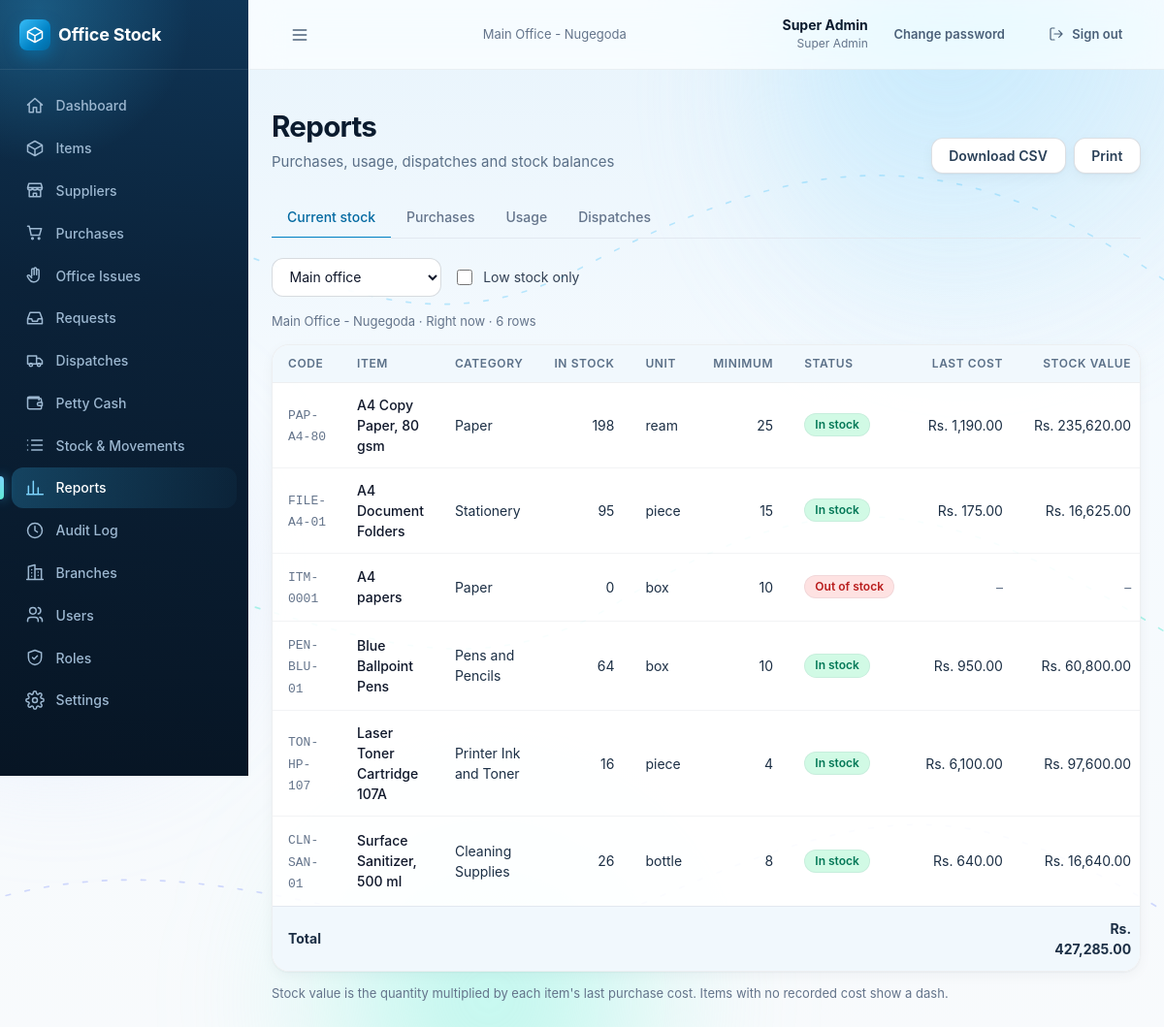
Page /reports/ (signed in) on the committed database.
### accounts/models.py (models this page shows, shortened)
class User(AbstractBaseUser):
    name = models.CharField(max_length=120)
    email = models.EmailField(unique=True)
    role = models.CharField(max_length=40)
    permissions = models.JSONField(null=True, blank=True, default=None)
    branch = models.ForeignKey(Branch, on_delete=models.PROTECT, related_name='users')
    active = models.BooleanField(default=True)
    failed_logins = models.PositiveSmallIntegerField(default=0)
    locked_until = models.DateTimeField(null=True, blank=True)
    created_at = models.DateTimeField(auto_now_add=True)
    updated_at = models.DateTimeField(auto_now=True)
    USERNAME_FIELD = 'email'
    REQUIRED_FIELDS = ['name']
    objects = UserManager()
    class Meta:
        ordering = ['name']
    @property
    def role_def(self):
        if not hasattr(self, '_role_def'):
            if self.role == SUPER_ADMIN_ROLE['key']:
                self._role_def = SUPER_ADMIN_ROLE
            else:
                r = Role.objects.filter(key=self.role).first()
                self._role_def = r.as_def() if r else None
        return self._role_def
    @property
    def role_name(self):
        return (self.role_def or {}).get('name') or self.role

class Branch(models.Model):
    name = models.CharField(max_length=120)
    code = models.CharField(max_length=10, unique=True)
    type = models.CharField(max_length=10, choices=[(BRANCH_TYPES.MAIN, 'Main office'), (BRANCH_TYPES.BRANCH, 'Branch')],
                            default=BRANCH_TYPES.BRANCH)
    address = models.CharField(max_length=250, blank=True, default='')
    phone = models.CharField(max_length=40, blank=True, default='')
    active = models.BooleanField(default=True)
    created_at = models.DateTimeField(auto_now_add=True)
    updated_at = models.DateTimeField(auto_now=True)
    class Meta:
        ordering = ['type', 'name']
        constraints = [
            models.UniqueConstraint(fields=['type'], condition=models.Q(type=BRANCH_TYPES.MAIN), name='one_main_office'),
        ]

### catalog/models.py (models this page shows, shortened)
class Item(models.Model):
    code = models.CharField(max_length=20, unique=True)
    name = models.CharField(max_length=160)
    category = models.ForeignKey(Category, on_delete=models.PROTECT, related_name='items')
    unit = models.CharField(max_length=30)  # e.g. ream, box, piece
    min_stock = models.PositiveIntegerField(default=0)
    last_unit_cost = models.DecimalField(max_digits=12, decimal_places=2, null=True, blank=True,
                                         validators=[MinValueValidator(Decimal('0'))])
    active = models.BooleanField(default=True)
    created_at = models.DateTimeField(auto_now_add=True)
    updated_at = models.DateTimeField(auto_now=True)
    class Meta:
        ordering = ['name']

class Category(models.Model):
    name = models.CharField(max_length=80, unique=True)
    created_at = models.DateTimeField(auto_now_add=True)
    updated_at = models.DateTimeField(auto_now=True)
    class Meta:
        ordering = ['name']
        verbose_name_plural = 'categories'

### reports/views.py (the view)
# urls.py: urlpatterns = [path('', views.index, name='index')]
@permission_required('reports.view')
def index(request):
    user = request.user
    g = request.GET
    branch_side = is_branch_side(user)
    module_on = Setting.get().branch_module_enabled
    tabs = {k: v for k, v in services.REPORTS.items() if module_on or not v.get('needs_branch_module')}
    rtype = g.get('type') if g.get('type') in tabs else 'balances'
    meta = tabs[rtype]
    today = timezone.localdate()
    if 'from' in g or 'to' in g:
        f, t = g.get('from', ''), g.get('to', '')
    else:
        f, t = month_range(today)[0].isoformat(), today.isoformat()
    rng = parse_range(f, t) if meta['dated'] else {'from': None, 'to': None}
    problem = rng.get('problem')
    own_branch = user.branch_id if branch_side else None
    opts = services.filter_options(own_branch)
    result, scope, error = None, '', problem
    if not problem:
        if rtype == 'balances':
            branch = user.branch if branch_side else (Branch.objects.filter(pk=_int(g.get('branch')), active=True).first()
                                                       if _int(g.get('branch')) else get_main_branch())
            if not branch:
                error = 'No main office exists. Run the seed command first' if not g.get('branch') else 'Choose a valid branch'
            else:
                result, scope = services.stock_report(branch, low_only=g.get('low') == '1'), branch.name
        elif rtype == 'purchases':
            result = services.purchases_report(rng, branch_id=own_branch, supplier_id=None if branch_side else _int(g.get('supplier')),
                                               by=g.get('by', 'supplier'))
            scope = user.branch.name if branch_side else 'All purchases'
        elif rtype == 'usage':
            result = services.usage_report_data(rng, branch_id=own_branch, department=g.get('department', ''), by=g.get('by', 'item'))
            scope = user.branch.name if branch_side else 'All issues'
        else:
            dest = own_branch if branch_side else _int(g.get('destination'))
            result = services.dispatches_report(rng, destination_id=dest)
            scope = user.branch.name if branch_side else 'All branches'
    if result is not None and g.get('format') == 'csv':
        resp = HttpResponse(to_csv(result['columns'], result['rows'], result['totals']), content_type='text/csv; charset=utf-8')
        resp['Content-Disposition'] = f'attachment; filename="{rtype}-report-{today.isoformat()}.csv"'
        return resp
    if meta['dated']:
        period = (f'{rng["from"].strftime("%d %b %Y") if rng.get("from") else "The start"} to '
                  f'{rng["to"].strftime("%d %b %Y") if rng.get("to") else "today"}') if (f or t) else 'All time'
    else:
        period = 'Right now'
    columns = result['columns'] if result else []
    rows = [{'cells': [{'col': c, 'value': r.get(c['key'])} for c in columns]} for r in result['rows']] if result else []
    totals = result['totals'] if result else {}
    ranges = quick_ranges(today)
    ctx = {
        'tabs': tabs, 'rtype': rtype, 'meta': meta, 'f': {'from': f, 'to': t, 'branch': g.get('branch', ''), 'low': g.get('low') == '1',
               'supplier': g.get('supplier', ''), 'by': g.get('by', ''), 'department': g.get('department', ''),
               'destination': g.get('destination', '')},
        'opts': opts, 'error': error, 'result': result, 'columns': columns, 'rows': rows, 'totals': totals,
        'total_cells': [{'col': c, 'first': i == 0, 'has': c['key'] in totals, 'value': totals.get(c['key'])} for i, c in enumerate(columns)],
        'scope': scope, 'period': period, 'quick': [('This month', *ranges['month']), ('Last month', *ranges['last_month']),
                                                    ('This year', *ranges['year']), ('All time', *ranges['all'])],
        'branch_side': branch_side, 'printed': timezone.localtime().strftime('%d/%m/%Y %H:%M'),
        'other_branches': [b for b in opts['branches'] if b.type != 'main'],
    }
    return render(request, 'reports/index.html', ctx)

### core/context_processors.py (called while the page is built)
def app(request):
    ctx = {}
    user = getattr(request, 'user', None)
    if user is None or not user.is_authenticated:
        return ctx
    settings = Setting.get()
    ctx['app_settings'] = settings
    perms = getattr(request, 'perms', [])
    nav = []
    path = request.path
    for n in visible_nav(user, perms, settings.branch_module_enabled):
        try:
            url = reverse(n['url'])
        except NoReverseMatch:
            continue
        active = path == url if n.get('exact') else path.startswith(n['match'])
        nav.append({**n, 'href': url, 'active': active})
    ctx.update({
        'nav': nav,
        'perm': {p.replace('.', '_'): (p in perms) for p in ALL_PERMISSIONS},
        'is_branch_side': side_of(user) == 'branch',
        'is_super_admin': user.role == 'super_admin',
    })
    return ctx

### core/models.py (called while the page is built)
    @classmethod
    def get(cls):
        obj = cls.objects.filter(key='app').first()
        if obj:
            return obj
        try:
            with transaction.atomic():
                return cls.objects.create(key='app')
        except IntegrityError:
            return cls.objects.get(key='app')

### core/permissions.py (called while the page is built)
def side_of(user, role_def=None):
    role_def = role_def if role_def is not None else getattr(user, 'role_def', None)
    return (role_def or {}).get('side') or SIDES.MAIN

def is_branch_side(user, role_def=None):
    return side_of(user, role_def) == SIDES.BRANCH

def effective_permissions(user, role_def=None):
    if user.role == ROLES.SUPER_ADMIN:
        return list(ALL_PERMISSIONS)
    if isinstance(user.permissions, (list, tuple)):
        return list(user.permissions)
    role_def = role_def if role_def is not None else getattr(user, 'role_def', None)
    return list((role_def or {}).get('permissions') or [])

def has_any(user, perms):
    have = effective_permissions(user)
    return any(p in have for p in perms)

def visible_nav(user, permissions, branch_module_enabled):
    out = []
    for n in NAV_ITEMS:
        if n.get('branch_side') and not branch_module_enabled:
            continue
        if n.get('roles'):
            if user.role not in n['roles']:
                continue
        elif n.get('perms'):
            if not any(p in permissions for p in n['perms']):
                continue
        out.append(n)
    return out

### core/rules/purchase_rules.py (called while the page is built)
def round2(value):
    return Decimal(value).quantize(_CENT, rounding=ROUND_HALF_UP)

### core/rules/report_rules.py (called while the page is built)
def _name_key(row):
    return str(row.get('name') or row.get('supplier') or row.get('department') or '').lower()

### reports/templates/reports/index.html (shortened to what this page needs)
{% extends "base.html" %}
{% load ui %}
{% block content %}
<div class="page-header">
  <div><h1>Reports</h1><p>Purchases, usage, dispatches and stock balances</p></div>
  {% if result and result.rows %}
  <div class="no-print" style="display:flex;gap:.5rem">
    <a class="btn btn-secondary" href="{% qs format='csv' %}">Download CSV</a>
    <button class="btn btn-secondary" type="button" onclick="window.print()">Print</button>
  </div>{% endif %}
</div>
<div class="no-print" style="display:flex;overflow-x:auto;border-bottom:1px solid var(--s200);margin-bottom:1.25rem">
  {% for key, t in tabs.items %}
    <a href="?type={{ key }}" class="{% if key == rtype %}on{% endif %}" style="white-space:nowrap;padding:.625rem 1rem;font-size:.875rem;font-weight:500;margin-bottom:-1px;border-bottom:2px solid {% if key == rtype %}var(--brand-600,#4f46e5){% else %}transparent{% endif %};color:{% if key == rtype %}var(--brand-700,#4338ca){% else %}var(--s500){% endif %}">{{ t.label }}</a>
  {% endfor %}
</div>
<form method="get" class="no-print stack" style="margin-bottom:1rem">
  <div style="display:flex;flex-wrap:wrap;align-items:center;gap:.75rem">
    {% if rtype == 'balances' %}
      {% if other_branches %}<select name="branch" aria-label="Branch" style="width:auto" onchange="this.form.submit()"><option value="">Main office</option>
        {% for b in other_branches %}<option value="{{ b.pk }}" {% if f.branch == b.pk|stringformat:"s" %}selected{% endif %}>{{ b.name }}</option>{% endfor %}</select>{% endif %}
      <label class="check"><input type="checkbox" name="low" value="1" {% if f.low %}checked{% endif %} onchange="this.form.submit()"> Low stock only</label>
    {% elif rtype == 'dispatches' and other_branches %}
      <select name="destination" aria-label="Branch" style="width:auto" onchange="this.form.submit()"><option value="">All branches</option>
        {% for b in other_branches %}<option value="{{ b.pk }}" {% if f.destination == b.pk|stringformat:"s" %}selected{% endif %}>{{ b.name }}</option>{% endfor %}</select>
    {% endif %}
  </div>
</form>
{% if result %}
  {% if not rows %}
    <div class="card empty"><h3>Nothing to report</h3><p>{% if meta.dated %}No records in this period. Try a wider date range.{% else %}There are no items to show.{% endif %}</p></div>
  {% else %}
    <p class="no-print small muted">{{ scope }} · {{ period }} · {{ rows|length|plural:"row" }}</p>
    <div class="card table-wrap"><table class="data">
      <thead><tr>{% for c in columns %}<th class="{% if c.type == 'number' or c.type == 'money' %}num{% endif %}">{{ c.label }}</th>{% endfor %}</tr></thead>
      <tbody>{% for r in rows %}<tr>{% for cell in r.cells %}
        <td class="{% if cell.col.type == 'number' or cell.col.type == 'money' %}num nowrap{% endif %}{% if cell.col.key == 'name' or cell.col.key == 'supplier' or cell.col.key == 'department' %} strong{% endif %}">{% report_cell cell.col cell.value %}</td>{% endfor %}</tr>{% endfor %}</tbody>
      {% if totals %}<tfoot><tr style="font-weight:600">{% for t in total_cells %}
        <td class="{% if t.col.type == 'number' or t.col.type == 'money' %}num{% endif %}">{% if t.first %}Total{% elif t.has %}{% report_cell t.col t.value %}{% endif %}</td>{% endfor %}</tr></tfoot>{% endif %}
    </table></div>
    {% if rtype == 'balances' %}<p class="small muted">Stock value is the quantity multiplied by each item's last purchase cost. Items with no recorded cost show a dash.</p>
    {% elif rtype == 'purchases' %}<p class="small muted">Cancelled purchases are left out. "Received value" counts only what has actually arrived.</p>
    {% elif rtype == 'usage' %}<p class="small muted">Cancelled issues are left out. Quantities are not added together because the units differ.</p>{% endif %}
  {% endif %}
{% endif %}
{% endblock %}

### templates/base.html (shortened to what this page needs)
{% load static ui %}<!doctype html>
<html lang="en">
<head>
  <link rel="stylesheet" href="{% static 'css/app.css' %}">
  <link rel="stylesheet" href="{% static 'css/premium.css' %}">
</head>
<body>
<div class="ambient" aria-hidden="true">
  <span class="blob b1" data-parallax="0.10"><i></i></span>
  <span class="blob b2" data-parallax="-0.07"></span>
  <span class="blob b3" data-parallax="0.05"><i></i></span>
</div>
<div class="shell">
  <aside class="sidebar" id="sidebar">
    <div class="brand"><div class="brand-mark">{% icon 'box' %}</div><span class="brand-name">Office Stock</span></div>
    <nav class="nav" aria-label="Main">
      {% for n in nav %}<a href="{{ n.href }}" class="{% if n.active %}active{% endif %}">{% icon n.icon %}{{ n.label }}</a>{% endfor %}
    </nav>
  </aside>
  <div class="main-col">
    <header class="topbar">
      <button class="btn btn-ghost menu-btn" type="button" data-nav-open aria-label="Open menu">{% icon 'menu' %}</button>
      <div class="branch-name muted small">{{ request.user.branch.name }}</div>
      <div class="topbar-right">
        <div class="who"><b>{{ request.user.name }}</b><span>{{ request.user.role_name }}</span></div>
        <a class="btn btn-ghost btn-sm" href="{% url 'accounts:change_password' %}">Change password</a>
        <form method="post" action="{% url 'accounts:logout' %}" class="inline">{% csrf_token %}
          <button class="btn btn-ghost btn-sm" type="submit">{% icon 'logout' 'icon icon-sm' %}<span class="hide-sm">Sign out</span></button>
        </form>
      </div>
    </header>
    <main class="content">
      {% block content %}{% endblock %}
    </main>
  </div>
</div>
</body>
</html>

### rows in the picture
User: user.branch.name "Main Office - Nugegoda", user.name "Super Admin", user.role_name "Super Admin"
Branch: name "Main Office - Nugegoda"
Item: code "PAP-A4-80" "A4 Copy Paper, 80 gsm" "ream" "Rs. 1,190.00"
Category: name "Paper" "Paper"
Item: code "FILE-A4-01" "A4 Document Folders" "piece" "Rs. 175.00"
Category: name "Stationery"
Item: code "ITM-0001" "A4 papers" "box"
Item: code "PEN-BLU-01" "Blue Ballpoint Pens" "box" "Rs. 950.00"
Category: name "Pens and Pencils"
Item: code "TON-HP-107" "Laser Toner Cartridge 107A" "piece" "Rs. 6,100.00"
Category: name "Printer Ink and Toner"
Item: code "CLN-SAN-01" "Surface Sanitizer, 500 ml" "bottle" "Rs. 640.00"
Category: name "Cleaning Supplies"

### other values in the picture
{{ n.label }} "Dashboard" "Items" "Suppliers" "Purchases" "Office Issues" "Requests" "Dispatches" "Petty Cash" "Stock & Movements" "Reports" "Audit Log" "Branches" "Users" "Roles" "Settings"
{{ t.label }} "Current stock" "Purchases" "Usage" "Dispatches"
{{ period }} "Right now"
{{ rows|length|plural:"row" }} "6 rows"
{{ c.label }} "CODE" "ITEM" "CATEGORY" "IN STOCK" "UNIT" "MINIMUM" "STATUS" "LAST COST" "STOCK VALUE"
